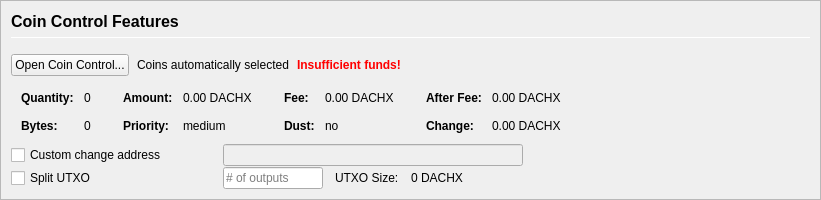
         <widget class="QFrame" name="frameCoinControl">
          <property name="sizePolicy">
           <sizepolicy hsizetype="Expanding" vsizetype="Expanding">
            <horstretch>0</horstretch>
            <verstretch>0</verstretch>
           </sizepolicy>
          </property>
          <property name="maximumSize">
           <size>
            <width>16777215</width>
            <height>16777215</height>
           </size>
          </property>
          <property name="frameShape">
           <enum>QFrame::StyledPanel</enum>
          </property>
          <property name="frameShadow">
           <enum>QFrame::Sunken</enum>
          </property>
          <layout class="QVBoxLayout" name="verticalLayoutCoinControl2">
           <property name="spacing">
            <number>0</number>
           </property>
           <property name="leftMargin">
            <number>0</number>
           </property>
           <property name="topMargin">
            <number>0</number>
           </property>
           <property name="rightMargin">
            <number>0</number>
           </property>
           <property name="bottomMargin">
            <number>0</number>
           </property>
           <item>
            <widget class="QFrame" name="frameCoinControl_BG">
             <layout class="QVBoxLayout" name="verticalLayoutCoinControl" stretch="0,0,0,0,0,0">
              <property name="spacing">
               <number>1</number>
              </property>
              <property name="leftMargin">
               <number>10</number>
              </property>
              <property name="topMargin">
               <number>10</number>
              </property>
              <item>
               <layout class="QHBoxLayout" name="horizontalLayoutCoinControl1">
                <property name="bottomMargin">
                 <number>15</number>
                </property>
                <item>
                 <layout class="QVBoxLayout" name="verticalLayout_3">
                  <property name="spacing">
                   <number>6</number>
                  </property>
                  <item>
                   <widget class="QLabel" name="labelCoinControlFeatures">
                    <property name="sizePolicy">
                     <sizepolicy hsizetype="Preferred" vsizetype="Maximum">
                      <horstretch>0</horstretch>
                      <verstretch>0</verstretch>
                     </sizepolicy>
                    </property>
                    <property name="minimumSize">
                     <size>
                      <width>0</width>
                      <height>20</height>
                     </size>
                    </property>
                    <property name="font">
                     <font>
                      <pointsize>12</pointsize>
                      <weight>75</weight>
                      <bold>true</bold>
                     </font>
                    </property>
                    <property name="styleSheet">
                     <string notr="true">font-weight:bold;</string>
                    </property>
                    <property name="text">
                     <string>Coin Control Features</string>
                    </property>
                   </widget>
                  </item>
                  <item>
                   <widget class="Line" name="line">
                    <property name="minimumSize">
                     <size>
                      <width>0</width>
                      <height>1</height>
                     </size>
                    </property>
                    <property name="maximumSize">
                     <size>
                      <width>16777215</width>
                      <height>1</height>
                     </size>
                    </property>
                    <property name="orientation">
                     <enum>Qt::Horizontal</enum>
                    </property>
                   </widget>
                  </item>
                 </layout>
                </item>
               </layout>
              </item>
              <item>
               <layout class="QHBoxLayout" name="horizontalLayoutCoinControl2" stretch="0,0,0,0">
                <property name="spacing">
                 <number>8</number>
                </property>
                <property name="bottomMargin">
                 <number>10</number>
                </property>
                <item>
                 <widget class="QPushButton" name="pushButtonCoinControl">
                  <property name="styleSheet">
                   <string notr="true"/>
                  </property>
                  <property name="text">
                   <string>Open Coin Control...</string>
                  </property>
                  <property name="autoDefault">
                   <bool>false</bool>
                  </property>
                 </widget>
                </item>
                <item>
                 <widget class="QLabel" name="labelCoinControlAutomaticallySelected">
                  <property name="text">
                   <string>Coins automatically selected</string>
                  </property>
                  <property name="margin">
                   <number>5</number>
                  </property>
                 </widget>
                </item>
                <item>
                 <widget class="QLabel" name="labelCoinControlInsuffFunds">
                  <property name="font">
                   <font>
                    <weight>75</weight>
                    <bold>true</bold>
                   </font>
                  </property>
                  <property name="styleSheet">
                   <string notr="true">color:red;font-weight:bold;</string>
                  </property>
                  <property name="text">
                   <string>Insufficient funds!</string>
                  </property>
                  <property name="margin">
                   <number>5</number>
                  </property>
                 </widget>
                </item>
                <item>
                 <spacer name="horizontalSpacerCoinControl">
                  <property name="orientation">
                   <enum>Qt::Horizontal</enum>
                  </property>
                  <property name="sizeHint" stdset="0">
                   <size>
                    <width>40</width>
                    <height>1</height>
                   </size>
                  </property>
                 </spacer>
                </item>
               </layout>
              </item>
              <item>
               <widget class="QWidget" name="widgetCoinControl" native="true">
                <property name="sizePolicy">
                 <sizepolicy hsizetype="Preferred" vsizetype="Preferred">
                  <horstretch>0</horstretch>
                  <verstretch>0</verstretch>
                 </sizepolicy>
                </property>
                <property name="minimumSize">
                 <size>
                  <width>0</width>
                  <height>0</height>
                 </size>
                </property>
                <property name="styleSheet">
                 <string notr="true"/>
                </property>
                <layout class="QHBoxLayout" name="horizontalLayoutCoinControl5">
                 <property name="leftMargin">
                  <number>0</number>
                 </property>
                 <property name="topMargin">
                  <number>0</number>
                 </property>
                 <property name="rightMargin">
                  <number>0</number>
                 </property>
                 <property name="bottomMargin">
                  <number>0</number>
                 </property>
                 <item>
                  <layout class="QHBoxLayout" name="horizontalLayoutCoinControl3" stretch="0,0,0,1">
                   <property name="spacing">
                    <number>20</number>
                   </property>
                   <property name="topMargin">
                    <number>0</number>
                   </property>
                   <property name="bottomMargin">
                    <number>10</number>
                   </property>
                   <item>
                    <layout class="QFormLayout" name="formLayoutCoinControl1">
                     <property name="horizontalSpacing">
                      <number>10</number>
                     </property>
                     <property name="verticalSpacing">
                      <number>14</number>
                     </property>
                     <property name="leftMargin">
                      <number>10</number>
                     </property>
                     <property name="topMargin">
                      <number>4</number>
                     </property>
                     <property name="rightMargin">
                      <number>6</number>
                     </property>
                     <item row="0" column="0">
                      <widget class="QLabel" name="labelCoinControlQuantityText">
                       <property name="font">
                        <font>
                         <weight>75</weight>
                         <bold>true</bold>
                        </font>
                       </property>
                       <property name="text">
                        <string>Quantity:</string>
                       </property>
                       <property name="margin">
                        <number>0</number>
                       </property>
                      </widget>
                     </item>
                     <item row="0" column="1">
                      <widget class="QLabel" name="labelCoinControlQuantity">
                       <property name="cursor">
                        <cursorShape>IBeamCursor</cursorShape>
                       </property>
                       <property name="contextMenuPolicy">
                        <enum>Qt::ActionsContextMenu</enum>
                       </property>
                       <property name="text">
                        <string notr="true">0</string>
                       </property>
                       <property name="margin">
                        <number>0</number>
                       </property>
                       <property name="textInteractionFlags">
                        <set>Qt::LinksAccessibleByMouse|Qt::TextSelectableByKeyboard|Qt::TextSelectableByMouse</set>
                       </property>
                      </widget>
                     </item>
                     <item row="1" column="0">
                      <widget class="QLabel" name="labelCoinControlBytesText">
                       <property name="font">
                        <font>
                         <weight>75</weight>
                         <bold>true</bold>
                        </font>
                       </property>
                       <property name="text">
                        <string>Bytes:</string>
                       </property>
                      </widget>
                     </item>
                     <item row="1" column="1">
                      <widget class="QLabel" name="labelCoinControlBytes">
                       <property name="cursor">
                        <cursorShape>IBeamCursor</cursorShape>
                       </property>
                       <property name="contextMenuPolicy">
                        <enum>Qt::ActionsContextMenu</enum>
                       </property>
                       <property name="text">
                        <string notr="true">0</string>
                       </property>
                       <property name="textInteractionFlags">
                        <set>Qt::LinksAccessibleByMouse|Qt::TextSelectableByKeyboard|Qt::TextSelectableByMouse</set>
                       </property>
                      </widget>
                     </item>
                    </layout>
                   </item>
                   <item>
                    <layout class="QFormLayout" name="formLayoutCoinControl2">
                     <property name="horizontalSpacing">
                      <number>10</number>
                     </property>
                     <property name="verticalSpacing">
                      <number>14</number>
                     </property>
                     <property name="leftMargin">
                      <number>6</number>
                     </property>
                     <property name="topMargin">
                      <number>4</number>
                     </property>
                     <property name="rightMargin">
                      <number>6</number>
                     </property>
                     <item row="0" column="0">
                      <widget class="QLabel" name="labelCoinControlAmountText">
                       <property name="font">
                        <font>
                         <weight>75</weight>
                         <bold>true</bold>
                        </font>
                       </property>
                       <property name="text">
                        <string>Amount:</string>
                       </property>
                       <property name="margin">
                        <number>0</number>
                       </property>
                      </widget>
                     </item>
                     <item row="0" column="1">
                      <widget class="QLabel" name="labelCoinControlAmount">
                       <property name="cursor">
                        <cursorShape>IBeamCursor</cursorShape>
                       </property>
                       <property name="contextMenuPolicy">
                        <enum>Qt::ActionsContextMenu</enum>
                       </property>
                       <property name="text">
                        <string notr="true">0.00 DACHX</string>
                       </property>
                       <property name="textInteractionFlags">
                        <set>Qt::LinksAccessibleByMouse|Qt::TextSelectableByKeyboard|Qt::TextSelectableByMouse</set>
                       </property>
                      </widget>
                     </item>
                     <item row="1" column="0">
                      <widget class="QLabel" name="labelCoinControlPriorityText">
                       <property name="font">
                        <font>
                         <weight>75</weight>
                         <bold>true</bold>
                        </font>
                       </property>
                       <property name="text">
                        <string>Priority:</string>
                       </property>
                      </widget>
                     </item>
                     <item row="1" column="1">
                      <widget class="QLabel" name="labelCoinControlPriority">
                       <property name="cursor">
                        <cursorShape>IBeamCursor</cursorShape>
                       </property>
                       <property name="contextMenuPolicy">
                        <enum>Qt::ActionsContextMenu</enum>
                       </property>
                       <property name="text">
                        <string>medium</string>
                       </property>
                       <property name="textInteractionFlags">
                        <set>Qt::LinksAccessibleByMouse|Qt::TextSelectableByKeyboard|Qt::TextSelectableByMouse</set>
                       </property>
                      </widget>
                     </item>
                    </layout>
                   </item>
                   <item>
                    <layout class="QFormLayout" name="formLayoutCoinControl3">
                     <property name="horizontalSpacing">
                      <number>10</number>
                     </property>
                     <property name="verticalSpacing">
                      <number>14</number>
                     </property>
                     <property name="leftMargin">
                      <number>6</number>
                     </property>
                     <property name="topMargin">
                      <number>4</number>
                     </property>
                     <property name="rightMargin">
                      <number>6</number>
                     </property>
                     <item row="0" column="0">
                      <widget class="QLabel" name="labelCoinControlFeeText">
                       <property name="font">
                        <font>
                         <weight>75</weight>
                         <bold>true</bold>
                        </font>
                       </property>
                       <property name="text">
                        <string>Fee:</string>
                       </property>
                       <property name="margin">
                        <number>0</number>
                       </property>
                      </widget>
                     </item>
                     <item row="0" column="1">
                      <widget class="QLabel" name="labelCoinControlFee">
                       <property name="cursor">
                        <cursorShape>IBeamCursor</cursorShape>
                       </property>
                       <property name="contextMenuPolicy">
                        <enum>Qt::ActionsContextMenu</enum>
                       </property>
                       <property name="text">
                        <string notr="true">0.00 DACHX</string>
                       </property>
                       <property name="textInteractionFlags">
                        <set>Qt::LinksAccessibleByMouse|Qt::TextSelectableByKeyboard|Qt::TextSelectableByMouse</set>
                       </property>
                      </widget>
                     </item>
                     <item row="1" column="0">
                      <widget class="QLabel" name="labelCoinControlLowOutputText">
                       <property name="font">
                        <font>
                         <weight>75</weight>
                         <bold>true</bold>
                        </font>
                       </property>
                       <property name="text">
                        <string>Dust:</string>
                       </property>
                      </widget>
                     </item>
                     <item row="1" column="1">
                      <widget class="QLabel" name="labelCoinControlLowOutput">
                       <property name="cursor">
                        <cursorShape>IBeamCursor</cursorShape>
                       </property>
                       <property name="contextMenuPolicy">
                        <enum>Qt::ActionsContextMenu</enum>
                       </property>
                       <property name="text">
                        <string>no</string>
                       </property>
                       <property name="textInteractionFlags">
                        <set>Qt::LinksAccessibleByMouse|Qt::TextSelectableByKeyboard|Qt::TextSelectableByMouse</set>
                       </property>
                      </widget>
                     </item>
                    </layout>
                   </item>
                   <item>
                    <layout class="QFormLayout" name="formLayoutCoinControl4">
                     <property name="horizontalSpacing">
                      <number>10</number>
                     </property>
                     <property name="verticalSpacing">
                      <number>14</number>
                     </property>
                     <property name="leftMargin">
                      <number>6</number>
                     </property>
                     <property name="topMargin">
                      <number>4</number>
                     </property>
                     <property name="rightMargin">
                      <number>6</number>
                     </property>
                     <item row="0" column="0">
                      <widget class="QLabel" name="labelCoinControlAfterFeeText">
                       <property name="font">
                        <font>
                         <weight>75</weight>
                         <bold>true</bold>
                        </font>
                       </property>
                       <property name="text">
                        <string>After Fee:</string>
                       </property>
                       <property name="margin">
                        <number>0</number>
                       </property>
                      </widget>
                     </item>
                     <item row="0" column="1">
                      <widget class="QLabel" name="labelCoinControlAfterFee">
                       <property name="cursor">
                        <cursorShape>IBeamCursor</cursorShape>
                       </property>
                       <property name="contextMenuPolicy">
                        <enum>Qt::ActionsContextMenu</enum>
                       </property>
                       <property name="text">
                        <string notr="true">0.00 DACHX</string>
                       </property>
                       <property name="textInteractionFlags">
                        <set>Qt::LinksAccessibleByMouse|Qt::TextSelectableByKeyboard|Qt::TextSelectableByMouse</set>
                       </property>
                      </widget>
                     </item>
                     <item row="1" column="0">
                      <widget class="QLabel" name="labelCoinControlChangeText">
                       <property name="font">
                        <font>
                         <weight>75</weight>
                         <bold>true</bold>
                        </font>
                       </property>
                       <property name="text">
                        <string>Change:</string>
                       </property>
                      </widget>
                     </item>
                     <item row="1" column="1">
                      <widget class="QLabel" name="labelCoinControlChange">
                       <property name="cursor">
                        <cursorShape>IBeamCursor</cursorShape>
                       </property>
                       <property name="contextMenuPolicy">
                        <enum>Qt::ActionsContextMenu</enum>
                       </property>
                       <property name="text">
                        <string notr="true">0.00 DACHX</string>
                       </property>
                       <property name="textInteractionFlags">
                        <set>Qt::LinksAccessibleByMouse|Qt::TextSelectableByKeyboard|Qt::TextSelectableByMouse</set>
                       </property>
                      </widget>
                     </item>
                    </layout>
                   </item>
                  </layout>
                 </item>
                </layout>
               </widget>
              </item>
              <item>
               <layout class="QHBoxLayout" name="horizontalLayoutCoinControl4">
                <property name="spacing">
                 <number>12</number>
                </property>
                <property name="sizeConstraint">
                 <enum>QLayout::SetDefaultConstraint</enum>
                </property>
                <property name="topMargin">
                 <number>0</number>
                </property>
                <property name="rightMargin">
                 <number>0</number>
                </property>
                <item>
                 <widget class="QCheckBox" name="checkBoxCoinControlChange">
                  <property name="sizePolicy">
                   <sizepolicy hsizetype="Preferred" vsizetype="Preferred">
                    <horstretch>0</horstretch>
                    <verstretch>0</verstretch>
                   </sizepolicy>
                  </property>
                  <property name="minimumSize">
                   <size>
                    <width>200</width>
                    <height>0</height>
                   </size>
                  </property>
                  <property name="maximumSize">
                   <size>
                    <width>200</width>
                    <height>16777215</height>
                   </size>
                  </property>
                  <property name="toolTip">
                   <string>If this is activated, but the change address is empty or invalid, change will be sent to a newly generated address.</string>
                  </property>
                  <property name="text">
                   <string>Custom change address</string>
                  </property>
                 </widget>
                </item>
                <item>
                 <widget class="QValidatedLineEdit" name="lineEditCoinControlChange">
                  <property name="enabled">
                   <bool>false</bool>
                  </property>
                  <property name="sizePolicy">
                   <sizepolicy hsizetype="Preferred" vsizetype="Preferred">
                    <horstretch>0</horstretch>
                    <verstretch>0</verstretch>
                   </sizepolicy>
                  </property>
                  <property name="minimumSize">
                   <size>
                    <width>300</width>
                    <height>0</height>
                   </size>
                  </property>
                 </widget>
                </item>
                <item>
                 <widget class="QLabel" name="labelCoinControlChangeLabel">
                  <property name="sizePolicy">
                   <sizepolicy hsizetype="Preferred" vsizetype="Preferred">
                    <horstretch>0</horstretch>
                    <verstretch>0</verstretch>
                   </sizepolicy>
                  </property>
                  <property name="minimumSize">
                   <size>
                    <width>100</width>
                    <height>0</height>
                   </size>
                  </property>
                  <property name="text">
                   <string/>
                  </property>
                  <property name="margin">
                   <number>3</number>
                  </property>
                 </widget>
                </item>
               </layout>
              </item>
              <item>
               <layout class="QHBoxLayout" name="horizontalLayoutCoinControl6">
                <property name="spacing">
                 <number>12</number>
                </property>
                <property name="rightMargin">
                 <number>0</number>
                </property>
                <item>
                 <widget class="QCheckBox" name="splitBlockCheckBox">
                  <property name="sizePolicy">
                   <sizepolicy hsizetype="Preferred" vsizetype="Preferred">
                    <horstretch>0</horstretch>
                    <verstretch>0</verstretch>
                   </sizepolicy>
                  </property>
                  <property name="minimumSize">
                   <size>
                    <width>200</width>
                    <height>0</height>
                   </size>
                  </property>
                  <property name="maximumSize">
                   <size>
                    <width>200</width>
                    <height>16777215</height>
                   </size>
                  </property>
                  <property name="text">
                   <string>Split UTXO</string>
                  </property>
                 </widget>
                </item>
                <item>
                 <widget class="QLineEdit" name="splitBlockLineEdit">
                  <property name="sizePolicy">
                   <sizepolicy hsizetype="Preferred" vsizetype="Preferred">
                    <horstretch>50</horstretch>
                    <verstretch>0</verstretch>
                   </sizepolicy>
                  </property>
                  <property name="minimumSize">
                   <size>
                    <width>100</width>
                    <height>0</height>
                   </size>
                  </property>
                  <property name="maximumSize">
                   <size>
                    <width>100</width>
                    <height>16777215</height>
                   </size>
                  </property>
                  <property name="placeholderText">
                   <string># of outputs</string>
                  </property>
                 </widget>
                </item>
                <item>
                 <widget class="QLabel" name="labelBlockSizeText">
                  <property name="text">
                   <string>UTXO Size:</string>
                  </property>
                 </widget>
                </item>
                <item>
                 <widget class="QLabel" name="labelBlockSize">
                  <property name="text">
                   <string>0 DACHX</string>
                  </property>
                 </widget>
                </item>
                <item>
                 <spacer name="horizontalSpacer_7">
                  <property name="orientation">
                   <enum>Qt::Horizontal</enum>
                  </property>
                  <property name="sizeHint" stdset="0">
                   <size>
                    <width>40</width>
                    <height>20</height>
                   </size>
                  </property>
                 </spacer>
                </item>
               </layout>
              </item>
              <item>
               <spacer name="verticalSpacerCoinControl">
                <property name="orientation">
                 <enum>Qt::Vertical</enum>
                </property>
                <property name="sizeHint" stdset="0">
                 <size>
                  <width>800</width>
                  <height>1</height>
                 </size>
                </property>
               </spacer>
              </item>
             </layout>
            </widget>
           </item>
          </layout>
         </widget>
